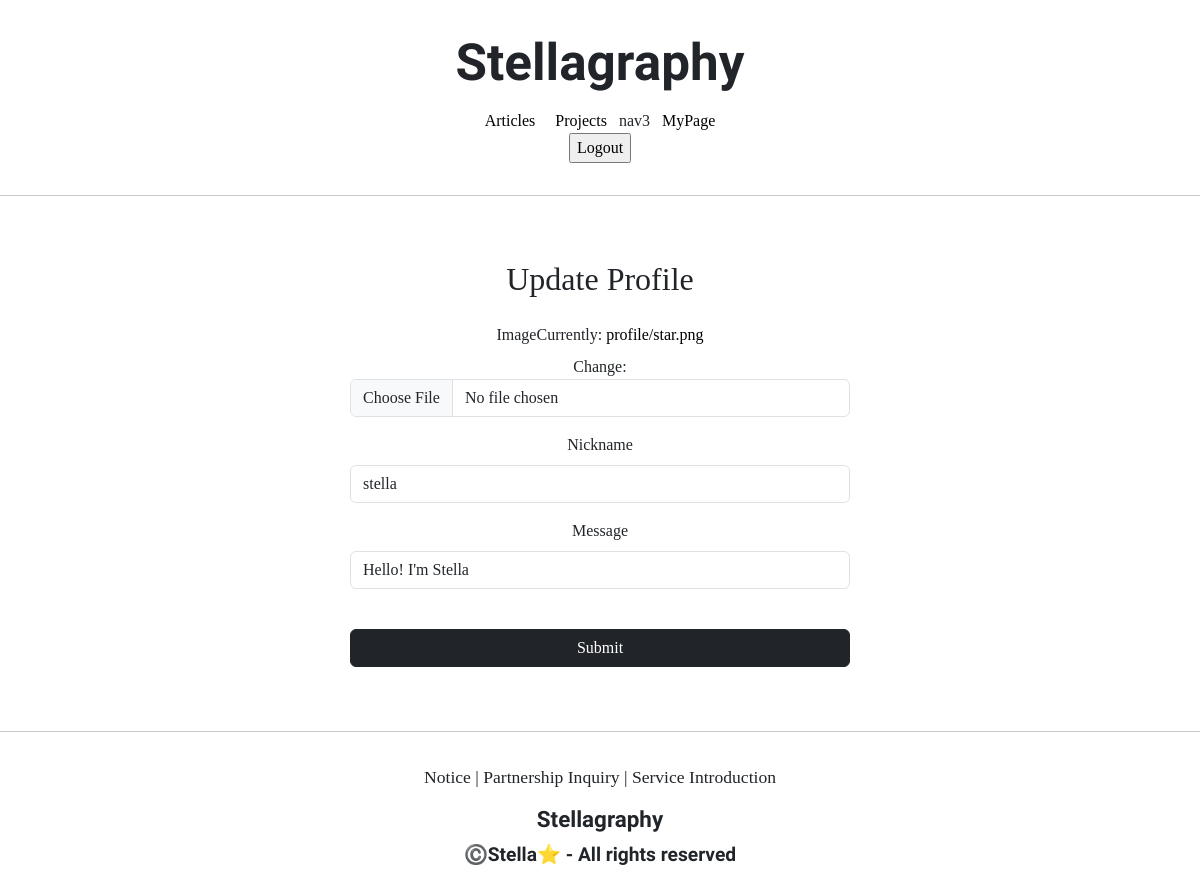
The app's page /profiles/update/1 (signed in), older data.
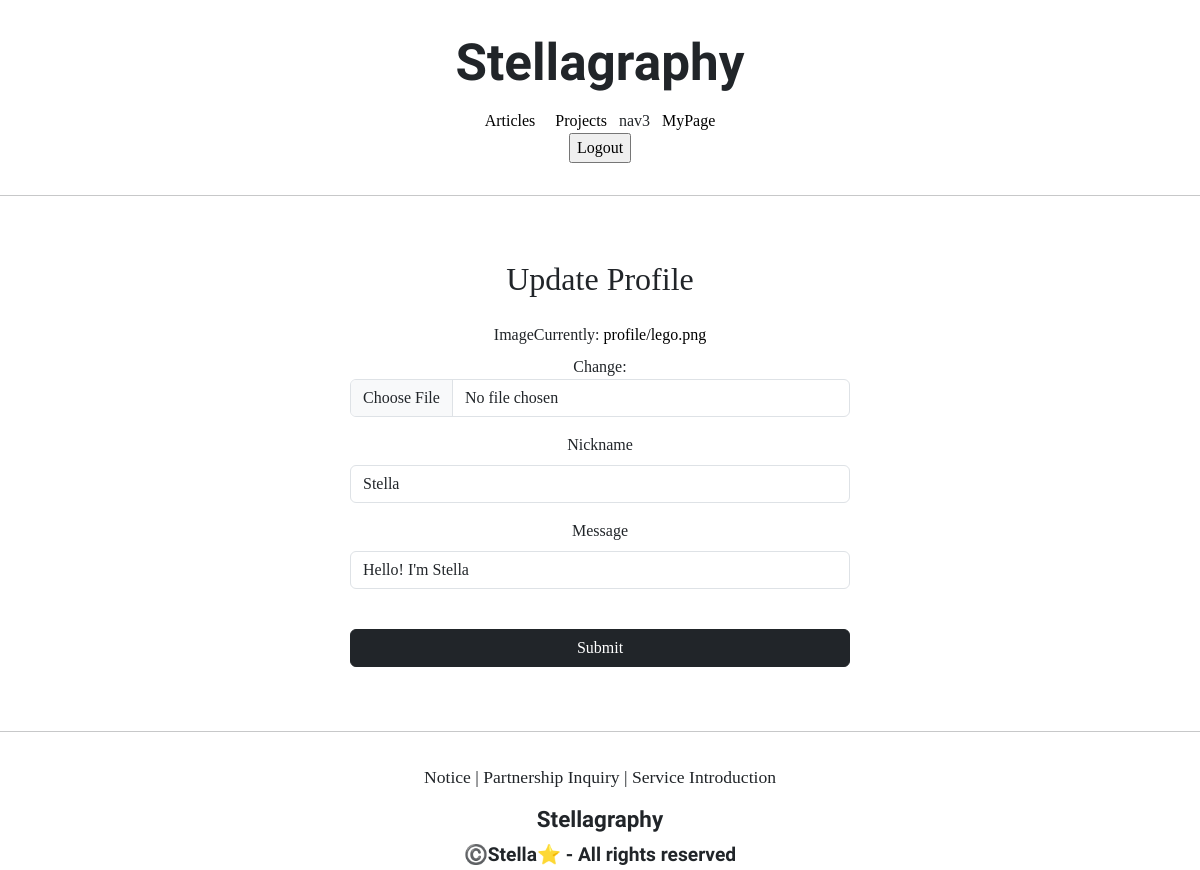
The same page, newer data.
### profileapp/models.py (models this page shows)
class Profile(models.Model):
    user = models.OneToOneField(User, on_delete=models.CASCADE, related_name='profile')
    image = models.ImageField(upload_to='profile/', null=True)
    nickname = models.CharField(max_length=20, unique=True, null=True)
    message = models.CharField(max_length=100, null=True)

### profileapp/views.py (the view, shortened to what this page needs)
# urls.py: path('update/<int:pk>', ProfileUpdateView.as_view(), name='update'),
@method_decorator(profile_ownership_required, 'get')
@method_decorator(profile_ownership_required, 'post')
class ProfileUpdateView(UpdateView):
    model = Profile
    context_object_name = 'target_profile'
    form_class = ProfileCreationForm
    template_name = 'profileapp/update.html'

### profileapp/forms.py
class ProfileCreationForm(ModelForm):
    class Meta:
        model = Profile
        fields = ['image', 'nickname', 'message']

### profileapp/templates/profileapp/update.html (shortened to what this page needs)
{% extends 'base.html' %}
{% load bootstrap4 %}
{% block content %}
    <div style="text-align: center; max-width: 500px; margin: 4rem auto">
        <div class="mb-4">
            <h2>Update Profile</h2>
        </div>
        <form action="{% url 'profileapp:update' pk=target_profile.pk %}" method="post" enctype="multipart/form-data">
            {% bootstrap_form form %}
            <input type="submit" class="btn btn-dark square-pill col-12 mt-4">
        </form>
    </div>
{% endblock %}

### templates/base.html
<!DOCTYPE html>
<html lang="en">
{% include 'head.html' %}
<body style="font-family: 'NanumSquareR';">
    {% include 'header.html' %}
    <hr>
    {% block content %}
    {% endblock %}
    <hr>
    {% include 'footer.html' %}
</body>
</html>

### templates/head.html (shortened to what this page needs)
{% load static %}
<head>
    <link href="https://cdn.jsdelivr.net/npm/bootstrap@5.3.3/dist/css/bootstrap.min.css" rel="stylesheet">
    <link rel="stylesheet" type="text/css" href="{% static 'base.css' %}">
</head>

### templates/header.html (shortened to what this page needs)
    <div class="stellagraphy_header">
        <div>
            <h1 class="stellagraphy_logo_header">Stellagraphy</h1>
        </div>
        <div class="stellagraphy_header_navbar">
            <a href="{% url 'articleapp:list' %}" class="stellagraphy_header_nav">
                <span>Articles</span>
            </a>
            <a href="{% url 'projectapp:list' %}" class="stellagraphy_header_nav">
                <span>Projects</span>
            </a>
            <span>nav3</span>
            {% if not user.is_authenticated %}
            <a href="{% url 'accountapp:login' %}?next={{ request.path }}" class="stellagraphy_header_nav">
                <span>Login</span>
            </a>
            <a href="{% url 'accountapp:create' %}" class="stellagraphy_header_nav">
                <span> Sign Up</span>
            </a>
            {% else %}
            <a href="{% url 'accountapp:detail' pk=user.pk %}" class="stellagraphy_header_nav">
                <span>MyPage</span>
            </a>
            <form method="post" action="{% url 'accountapp:logout' %}?next={{ request.path }}" class="stellagraphy_header_nav">
                <input type="submit" value="Logout">
            </form>
            {% endif %}
        </div>
    </div>

### templates/footer.html
    <div class="stellagraphy_footer">
        <div class="stellagraphy_footer_button" >
            <span>Notice    |</span>
            <span>Partnership Inquiry     |</span>
            <span>Service Introduction</span>
        </div>
        <div style="margin-top: 1rem;">
            <h6 class="stellagraphy_logo_footer">Stellagraphy</h6>
        </div>
        <div class="stellagraphy_right_footer">©️Stella⭐ - All rights reserved</div>
    </div>

### static/base.css (style rules this page uses)
.stellagraphy_logo_header { font-family: 'Sedan', serif; font-weight: bold; font-size: 3.2rem; }
.stellagraphy_logo_footer { font-family: 'Sedan', serif; font-weight: bold; font-size: 1.4rem; }
.stellagraphy_footer_button { font-size: 1.1rem; }
.stellagraphy_footer { text-align: center; margin-top: 2rem; }
.stellagraphy_right_footer { font-family: 'Sedan', serif; font-weight: bold; font-size: 1.2rem; }
.stellagraphy_header { text-align: center; margin: 2rem 0; }
.stellagraphy_header_navbar { margin: 1rem 0; }
.stellagraphy_header_nav { margin: 0 0.5rem; }
a { color: black; text-decoration: none; }

Row changes from the older to the newer data that the page shows:
changed Profile "Hello! I'm Stella": nickname "stella" → "Stella"
Text that changed along with them:
text no longer shown: "Image Currently: profile/star.png Change: Nickname Message"
text now shown: "Image Currently: profile/lego.png Change: Nickname Message"
